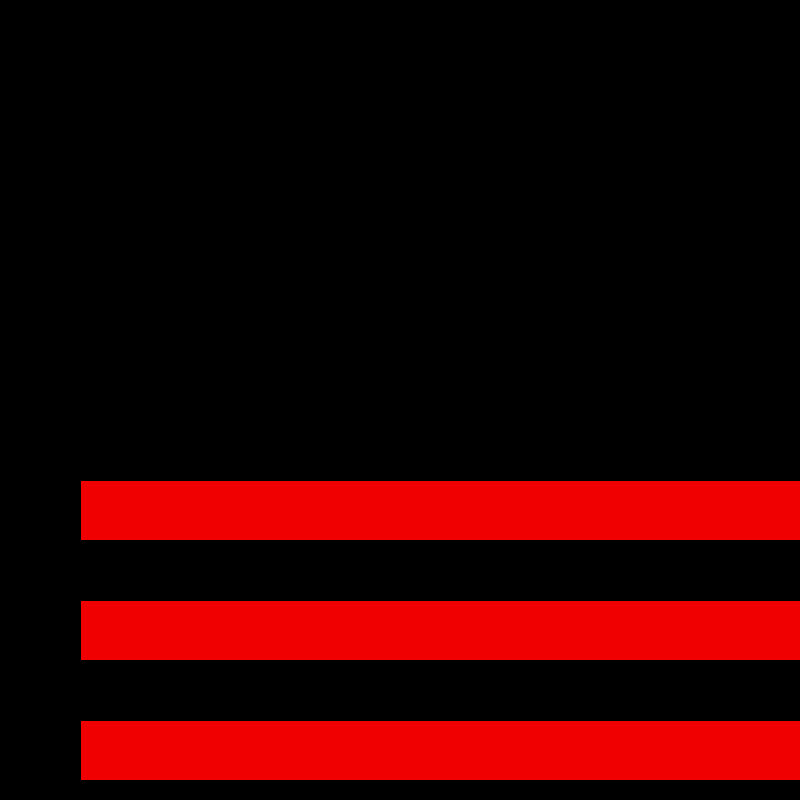
Frame 1 (no input)
Frame 60 (the mouse pressed at the canvas centre just before this capture): identical to frame 1, image omitted
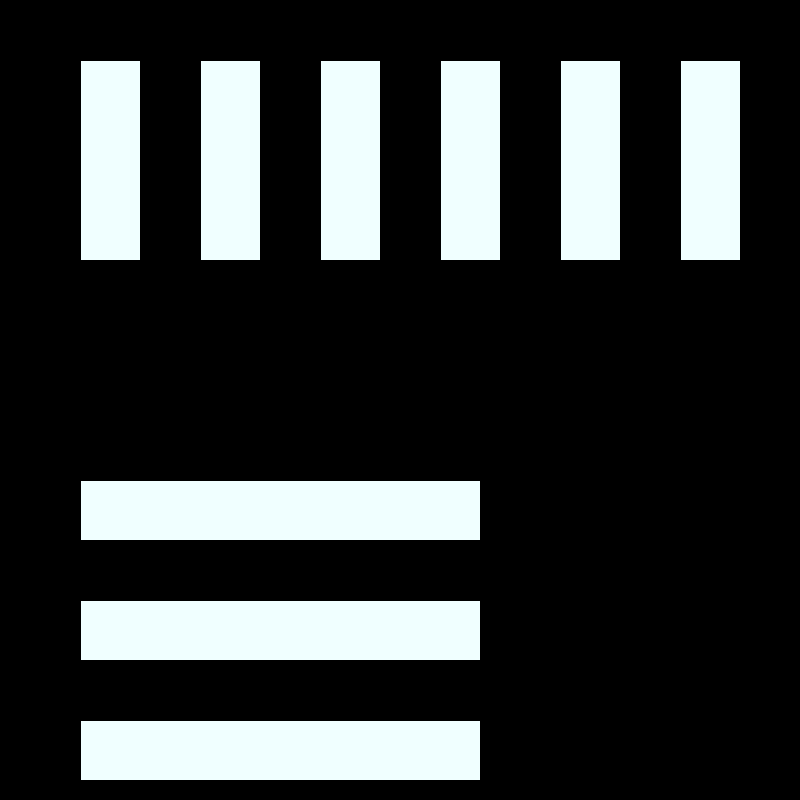
Frame 120 (the mouse held since frame 60 and released just before this capture)

The Processing sketch that drew these frames (run headless with seeded random() and noise(); from frame 60 on, the mouse is pressed at the canvas centre):

// Processing sketch: LiaAraujo
// ── LiaAraujo.pde

void setup(){
size(800,800);


}


void draw(){
  
background(0); 

fill(240, mouseX,mouseY);
rect(80,480,width-mouseY,60);
rect(80,720,width-mouseY,60);
rect(80,600,width-mouseY,60);
rect(80,60,60,mouseX/2);
rect(200,60,60,mouseX/2);
rect(320,60,60,mouseX/2);
rect(440,60,60,mouseX/2);
rect(560,60,60,mouseX/2);
rect(680,60,60,mouseX/2);

 
}
